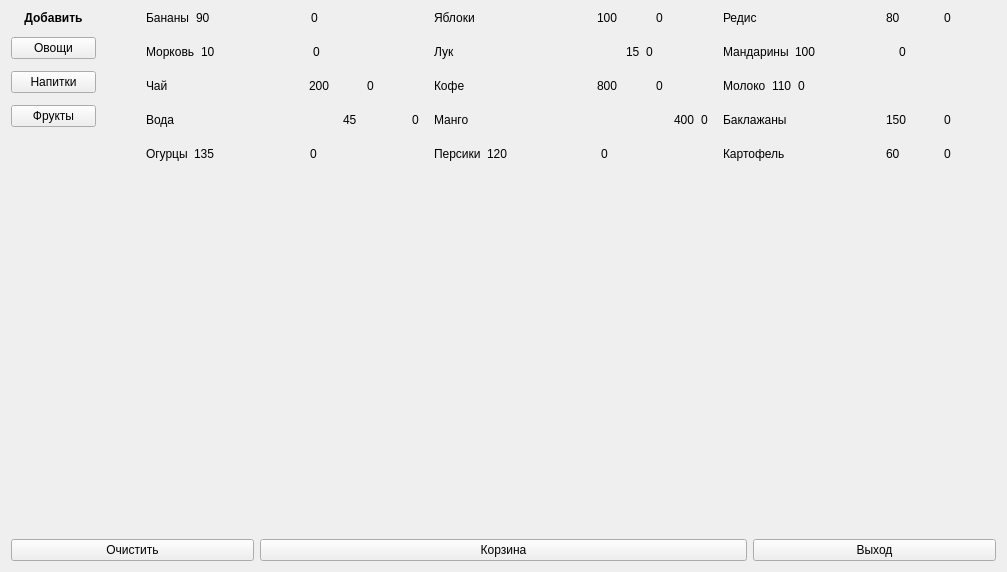
<?xml version="1.0" encoding="UTF-8"?>
<ui version="4.0">
 <class>Selector</class>
 <widget class="QMainWindow" name="Selector">
  <property name="geometry">
   <rect>
    <x>0</x>
    <y>0</y>
    <width>1007</width>
    <height>572</height>
   </rect>
  </property>
  <property name="sizePolicy">
   <sizepolicy hsizetype="Preferred" vsizetype="Fixed">
    <horstretch>0</horstretch>
    <verstretch>0</verstretch>
   </sizepolicy>
  </property>
  <property name="windowTitle">
   <string>Лавка</string>
  </property>
  <widget class="QWidget" name="centralWidget">
   <layout class="QVBoxLayout" name="verticalLayout_9">
    <item>
     <layout class="QHBoxLayout" name="horizontalLayout_31" stretch="0,0">
      <property name="spacing">
       <number>50</number>
      </property>
      <item>
       <layout class="QVBoxLayout" name="verticalLayout_8">
        <property name="spacing">
         <number>12</number>
        </property>
        <item>
         <widget class="QLabel" name="label">
          <property name="sizePolicy">
           <sizepolicy hsizetype="Minimum" vsizetype="Fixed">
            <horstretch>0</horstretch>
            <verstretch>0</verstretch>
           </sizepolicy>
          </property>
          <property name="font">
           <font>
            <bold>true</bold>
           </font>
          </property>
          <property name="layoutDirection">
           <enum>Qt::LeftToRight</enum>
          </property>
          <property name="text">
           <string>&lt;html&gt;&lt;head/&gt;&lt;body&gt;&lt;p align=&quot;center&quot;&gt;Добавить&lt;/p&gt;&lt;/body&gt;&lt;/html&gt;</string>
          </property>
          <property name="alignment">
           <set>Qt::AlignCenter</set>
          </property>
         </widget>
        </item>
        <item>
         <widget class="QPushButton" name="pb_vegetable">
          <property name="text">
           <string>Овощи</string>
          </property>
         </widget>
        </item>
        <item>
         <widget class="QPushButton" name="pb_drink">
          <property name="text">
           <string>Напитки</string>
          </property>
         </widget>
        </item>
        <item>
         <widget class="QPushButton" name="pb_fruit">
          <property name="text">
           <string>Фрукты</string>
          </property>
         </widget>
        </item>
        <item>
         <spacer name="verticalSpacer">
          <property name="orientation">
           <enum>Qt::Vertical</enum>
          </property>
          <property name="sizeType">
           <enum>QSizePolicy::Preferred</enum>
          </property>
          <property name="sizeHint" stdset="0">
           <size>
            <width>85</width>
            <height>30</height>
           </size>
          </property>
         </spacer>
        </item>
       </layout>
      </item>
      <item>
       <layout class="QGridLayout" name="gridLayout_4">
        <property name="horizontalSpacing">
         <number>15</number>
        </property>
        <property name="verticalSpacing">
         <number>20</number>
        </property>
        <item row="0" column="0">
         <layout class="QHBoxLayout" name="horizontalLayout_14" stretch="0,1,1">
          <item>
           <widget class="ClickableLabel" name="lbl_item_12">
            <property name="sizePolicy">
             <sizepolicy hsizetype="Preferred" vsizetype="Preferred">
              <horstretch>0</horstretch>
              <verstretch>0</verstretch>
             </sizepolicy>
            </property>
            <property name="text">
             <string>Бананы</string>
            </property>
           </widget>
          </item>
          <item>
           <widget class="QLabel" name="lbl_cost_12">
            <property name="text">
             <string>90</string>
            </property>
           </widget>
          </item>
          <item>
           <widget class="QLabel" name="lbl_q_12">
            <property name="sizePolicy">
             <sizepolicy hsizetype="Preferred" vsizetype="Preferred">
              <horstretch>0</horstretch>
              <verstretch>0</verstretch>
             </sizepolicy>
            </property>
            <property name="text">
             <string>0</string>
            </property>
           </widget>
          </item>
         </layout>
        </item>
        <item row="0" column="1">
         <layout class="QHBoxLayout" name="horizontalLayout_3" stretch="3,1,1">
          <item>
           <widget class="ClickableLabel" name="lbl_item_1">
            <property name="sizePolicy">
             <sizepolicy hsizetype="Preferred" vsizetype="Preferred">
              <horstretch>0</horstretch>
              <verstretch>0</verstretch>
             </sizepolicy>
            </property>
            <property name="text">
             <string>Яблоки</string>
            </property>
           </widget>
          </item>
          <item>
           <widget class="QLabel" name="lbl_cost_1">
            <property name="text">
             <string>100</string>
            </property>
           </widget>
          </item>
          <item>
           <widget class="QLabel" name="lbl_q_1">
            <property name="sizePolicy">
             <sizepolicy hsizetype="Preferred" vsizetype="Preferred">
              <horstretch>0</horstretch>
              <verstretch>0</verstretch>
             </sizepolicy>
            </property>
            <property name="text">
             <string>0</string>
            </property>
           </widget>
          </item>
         </layout>
        </item>
        <item row="0" column="2">
         <layout class="QHBoxLayout" name="horizontalLayout_17" stretch="3,1,1">
          <item>
           <widget class="ClickableLabel" name="lbl_item_15">
            <property name="sizePolicy">
             <sizepolicy hsizetype="Preferred" vsizetype="Preferred">
              <horstretch>0</horstretch>
              <verstretch>0</verstretch>
             </sizepolicy>
            </property>
            <property name="text">
             <string>Редис</string>
            </property>
           </widget>
          </item>
          <item>
           <widget class="QLabel" name="lbl_cost_15">
            <property name="text">
             <string>80</string>
            </property>
           </widget>
          </item>
          <item>
           <widget class="QLabel" name="lbl_q_15">
            <property name="sizePolicy">
             <sizepolicy hsizetype="Preferred" vsizetype="Preferred">
              <horstretch>0</horstretch>
              <verstretch>0</verstretch>
             </sizepolicy>
            </property>
            <property name="text">
             <string>0</string>
            </property>
           </widget>
          </item>
         </layout>
        </item>
        <item row="1" column="0">
         <layout class="QHBoxLayout" name="horizontalLayout_7" stretch="0,1,1">
          <item>
           <widget class="ClickableLabel" name="lbl_item_5">
            <property name="sizePolicy">
             <sizepolicy hsizetype="Preferred" vsizetype="Preferred">
              <horstretch>0</horstretch>
              <verstretch>0</verstretch>
             </sizepolicy>
            </property>
            <property name="text">
             <string>Морковь</string>
            </property>
           </widget>
          </item>
          <item>
           <widget class="QLabel" name="lbl_cost_5">
            <property name="text">
             <string>10</string>
            </property>
           </widget>
          </item>
          <item>
           <widget class="QLabel" name="lbl_q_5">
            <property name="sizePolicy">
             <sizepolicy hsizetype="Preferred" vsizetype="Preferred">
              <horstretch>0</horstretch>
              <verstretch>0</verstretch>
             </sizepolicy>
            </property>
            <property name="text">
             <string>0</string>
            </property>
           </widget>
          </item>
         </layout>
        </item>
        <item row="1" column="1">
         <layout class="QHBoxLayout" name="horizontalLayout_11" stretch="3,0,1">
          <item>
           <widget class="ClickableLabel" name="lbl_item_9">
            <property name="sizePolicy">
             <sizepolicy hsizetype="Preferred" vsizetype="Preferred">
              <horstretch>0</horstretch>
              <verstretch>0</verstretch>
             </sizepolicy>
            </property>
            <property name="text">
             <string>Лук</string>
            </property>
           </widget>
          </item>
          <item>
           <widget class="QLabel" name="lbl_cost_9">
            <property name="text">
             <string>15</string>
            </property>
           </widget>
          </item>
          <item>
           <widget class="QLabel" name="lbl_q_9">
            <property name="sizePolicy">
             <sizepolicy hsizetype="Preferred" vsizetype="Preferred">
              <horstretch>0</horstretch>
              <verstretch>0</verstretch>
             </sizepolicy>
            </property>
            <property name="text">
             <string>0</string>
            </property>
           </widget>
          </item>
         </layout>
        </item>
        <item row="1" column="2">
         <layout class="QHBoxLayout" name="horizontalLayout_15" stretch="0,1,1">
          <item>
           <widget class="ClickableLabel" name="lbl_item_13">
            <property name="sizePolicy">
             <sizepolicy hsizetype="Preferred" vsizetype="Preferred">
              <horstretch>0</horstretch>
              <verstretch>0</verstretch>
             </sizepolicy>
            </property>
            <property name="text">
             <string>Мандарины</string>
            </property>
           </widget>
          </item>
          <item>
           <widget class="QLabel" name="lbl_cost_13">
            <property name="text">
             <string>100</string>
            </property>
           </widget>
          </item>
          <item>
           <widget class="QLabel" name="lbl_q_13">
            <property name="sizePolicy">
             <sizepolicy hsizetype="Preferred" vsizetype="Preferred">
              <horstretch>0</horstretch>
              <verstretch>0</verstretch>
             </sizepolicy>
            </property>
            <property name="text">
             <string>0</string>
            </property>
           </widget>
          </item>
         </layout>
        </item>
        <item row="2" column="0">
         <layout class="QHBoxLayout" name="horizontalLayout_8" stretch="3,1,1">
          <item>
           <widget class="ClickableLabel" name="lbl_item_6">
            <property name="sizePolicy">
             <sizepolicy hsizetype="Preferred" vsizetype="Preferred">
              <horstretch>0</horstretch>
              <verstretch>0</verstretch>
             </sizepolicy>
            </property>
            <property name="text">
             <string>Чай</string>
            </property>
           </widget>
          </item>
          <item>
           <widget class="QLabel" name="lbl_cost_6">
            <property name="text">
             <string>200</string>
            </property>
           </widget>
          </item>
          <item>
           <widget class="QLabel" name="lbl_q_6">
            <property name="sizePolicy">
             <sizepolicy hsizetype="Preferred" vsizetype="Preferred">
              <horstretch>0</horstretch>
              <verstretch>0</verstretch>
             </sizepolicy>
            </property>
            <property name="text">
             <string>0</string>
            </property>
           </widget>
          </item>
         </layout>
        </item>
        <item row="2" column="1">
         <layout class="QHBoxLayout" name="horizontalLayout_16" stretch="3,1,1">
          <item>
           <widget class="ClickableLabel" name="lbl_item_14">
            <property name="sizePolicy">
             <sizepolicy hsizetype="Preferred" vsizetype="Preferred">
              <horstretch>0</horstretch>
              <verstretch>0</verstretch>
             </sizepolicy>
            </property>
            <property name="text">
             <string>Кофе</string>
            </property>
           </widget>
          </item>
          <item>
           <widget class="QLabel" name="lbl_cost_14">
            <property name="text">
             <string>800</string>
            </property>
           </widget>
          </item>
          <item>
           <widget class="QLabel" name="lbl_q_14">
            <property name="sizePolicy">
             <sizepolicy hsizetype="Preferred" vsizetype="Preferred">
              <horstretch>0</horstretch>
              <verstretch>0</verstretch>
             </sizepolicy>
            </property>
            <property name="text">
             <string>0</string>
            </property>
           </widget>
          </item>
         </layout>
        </item>
        <item row="2" column="2">
         <layout class="QHBoxLayout" name="horizontalLayout_5" stretch="0,0,1">
          <item>
           <widget class="ClickableLabel" name="lbl_item_3">
            <property name="sizePolicy">
             <sizepolicy hsizetype="Preferred" vsizetype="Preferred">
              <horstretch>0</horstretch>
              <verstretch>0</verstretch>
             </sizepolicy>
            </property>
            <property name="text">
             <string>Молоко</string>
            </property>
           </widget>
          </item>
          <item>
           <widget class="QLabel" name="lbl_cost_3">
            <property name="text">
             <string>110</string>
            </property>
           </widget>
          </item>
          <item>
           <widget class="QLabel" name="lbl_q_3">
            <property name="sizePolicy">
             <sizepolicy hsizetype="Preferred" vsizetype="Preferred">
              <horstretch>0</horstretch>
              <verstretch>0</verstretch>
             </sizepolicy>
            </property>
            <property name="text">
             <string>0</string>
            </property>
           </widget>
          </item>
         </layout>
        </item>
        <item row="3" column="0">
         <layout class="QHBoxLayout" name="horizontalLayout_12" stretch="3,1,0">
          <item>
           <widget class="ClickableLabel" name="lbl_item_10">
            <property name="sizePolicy">
             <sizepolicy hsizetype="Preferred" vsizetype="Preferred">
              <horstretch>0</horstretch>
              <verstretch>0</verstretch>
             </sizepolicy>
            </property>
            <property name="text">
             <string>Вода</string>
            </property>
           </widget>
          </item>
          <item>
           <widget class="QLabel" name="lbl_cost_10">
            <property name="text">
             <string>45</string>
            </property>
           </widget>
          </item>
          <item>
           <widget class="QLabel" name="lbl_q_10">
            <property name="sizePolicy">
             <sizepolicy hsizetype="Preferred" vsizetype="Preferred">
              <horstretch>0</horstretch>
              <verstretch>0</verstretch>
             </sizepolicy>
            </property>
            <property name="text">
             <string>0</string>
            </property>
           </widget>
          </item>
         </layout>
        </item>
        <item row="3" column="1">
         <layout class="QHBoxLayout" name="horizontalLayout_10" stretch="3,0,0">
          <item>
           <widget class="ClickableLabel" name="lbl_item_8">
            <property name="sizePolicy">
             <sizepolicy hsizetype="Preferred" vsizetype="Preferred">
              <horstretch>0</horstretch>
              <verstretch>0</verstretch>
             </sizepolicy>
            </property>
            <property name="text">
             <string>Манго</string>
            </property>
           </widget>
          </item>
          <item>
           <widget class="QLabel" name="lbl_cost_8">
            <property name="text">
             <string>400</string>
            </property>
           </widget>
          </item>
          <item>
           <widget class="QLabel" name="lbl_q_8">
            <property name="sizePolicy">
             <sizepolicy hsizetype="Preferred" vsizetype="Preferred">
              <horstretch>0</horstretch>
              <verstretch>0</verstretch>
             </sizepolicy>
            </property>
            <property name="text">
             <string>0</string>
            </property>
           </widget>
          </item>
         </layout>
        </item>
        <item row="3" column="2">
         <layout class="QHBoxLayout" name="horizontalLayout_9" stretch="3,1,1">
          <item>
           <widget class="ClickableLabel" name="lbl_item_7">
            <property name="sizePolicy">
             <sizepolicy hsizetype="Preferred" vsizetype="Preferred">
              <horstretch>0</horstretch>
              <verstretch>0</verstretch>
             </sizepolicy>
            </property>
            <property name="text">
             <string>Баклажаны</string>
            </property>
           </widget>
          </item>
          <item>
           <widget class="QLabel" name="lbl_cost_7">
            <property name="text">
             <string>150</string>
            </property>
           </widget>
          </item>
          <item>
           <widget class="QLabel" name="lbl_q_7">
            <property name="sizePolicy">
             <sizepolicy hsizetype="Preferred" vsizetype="Preferred">
              <horstretch>0</horstretch>
              <verstretch>0</verstretch>
             </sizepolicy>
            </property>
            <property name="text">
             <string>0</string>
            </property>
           </widget>
          </item>
         </layout>
        </item>
        <item row="4" column="0">
         <layout class="QHBoxLayout" name="horizontalLayout_13" stretch="0,1,1">
          <item>
           <widget class="ClickableLabel" name="lbl_item_11">
            <property name="sizePolicy">
             <sizepolicy hsizetype="Preferred" vsizetype="Preferred">
              <horstretch>0</horstretch>
              <verstretch>0</verstretch>
             </sizepolicy>
            </property>
            <property name="text">
             <string>Огурцы</string>
            </property>
           </widget>
          </item>
          <item>
           <widget class="QLabel" name="lbl_cost_11">
            <property name="text">
             <string>135</string>
            </property>
           </widget>
          </item>
          <item>
           <widget class="QLabel" name="lbl_q_11">
            <property name="sizePolicy">
             <sizepolicy hsizetype="Preferred" vsizetype="Preferred">
              <horstretch>0</horstretch>
              <verstretch>0</verstretch>
             </sizepolicy>
            </property>
            <property name="text">
             <string>0</string>
            </property>
           </widget>
          </item>
         </layout>
        </item>
        <item row="4" column="1">
         <layout class="QHBoxLayout" name="horizontalLayout_6" stretch="0,1,1">
          <item>
           <widget class="ClickableLabel" name="lbl_item_4">
            <property name="sizePolicy">
             <sizepolicy hsizetype="Preferred" vsizetype="Preferred">
              <horstretch>0</horstretch>
              <verstretch>0</verstretch>
             </sizepolicy>
            </property>
            <property name="text">
             <string>Персики</string>
            </property>
           </widget>
          </item>
          <item>
           <widget class="QLabel" name="lbl_cost_4">
            <property name="text">
             <string>120</string>
            </property>
           </widget>
          </item>
          <item>
           <widget class="QLabel" name="lbl_q_4">
            <property name="sizePolicy">
             <sizepolicy hsizetype="Preferred" vsizetype="Preferred">
              <horstretch>0</horstretch>
              <verstretch>0</verstretch>
             </sizepolicy>
            </property>
            <property name="text">
             <string>0</string>
            </property>
           </widget>
          </item>
         </layout>
        </item>
        <item row="4" column="2">
         <layout class="QHBoxLayout" name="horizontalLayout_4" stretch="3,1,1">
          <item>
           <widget class="ClickableLabel" name="lbl_item_2">
            <property name="sizePolicy">
             <sizepolicy hsizetype="Preferred" vsizetype="Preferred">
              <horstretch>0</horstretch>
              <verstretch>0</verstretch>
             </sizepolicy>
            </property>
            <property name="text">
             <string>Картофель</string>
            </property>
           </widget>
          </item>
          <item>
           <widget class="QLabel" name="lbl_cost_2">
            <property name="text">
             <string>60</string>
            </property>
           </widget>
          </item>
          <item>
           <widget class="QLabel" name="lbl_q_2">
            <property name="sizePolicy">
             <sizepolicy hsizetype="Preferred" vsizetype="Preferred">
              <horstretch>0</horstretch>
              <verstretch>0</verstretch>
             </sizepolicy>
            </property>
            <property name="text">
             <string>0</string>
            </property>
           </widget>
          </item>
         </layout>
        </item>
       </layout>
      </item>
     </layout>
    </item>
    <item>
     <spacer name="verticalSpacer_2">
      <property name="orientation">
       <enum>Qt::Vertical</enum>
      </property>
      <property name="sizeHint" stdset="0">
       <size>
        <width>20</width>
        <height>40</height>
       </size>
      </property>
     </spacer>
    </item>
    <item>
     <layout class="QHBoxLayout" name="horizontalLayout_29" stretch="1,2,1">
      <item>
       <widget class="QPushButton" name="btn_clear">
        <property name="text">
         <string>Очистить</string>
        </property>
       </widget>
      </item>
      <item>
       <widget class="QPushButton" name="btn_cart">
        <property name="text">
         <string>Корзина</string>
        </property>
       </widget>
      </item>
      <item>
       <widget class="QPushButton" name="btn_exit">
        <property name="text">
         <string>Выход</string>
        </property>
       </widget>
      </item>
     </layout>
    </item>
   </layout>
  </widget>
 </widget>
 <layoutdefault spacing="6" margin="11"/>
 <customwidgets>
  <customwidget>
   <class>ClickableLabel</class>
   <extends>QLabel</extends>
   <header>clickablelabel.h</header>
  </customwidget>
 </customwidgets>
 <resources/>
 <connections>
  <connection>
   <sender>btn_exit</sender>
   <signal>clicked()</signal>
   <receiver>Selector</receiver>
   <slot>close()</slot>
   <hints>
    <hint type="sourcelabel">
     <x>639</x>
     <y>378</y>
    </hint>
    <hint type="destinationlabel">
     <x>368</x>
     <y>203</y>
    </hint>
   </hints>
  </connection>
 </connections>
</ui>
